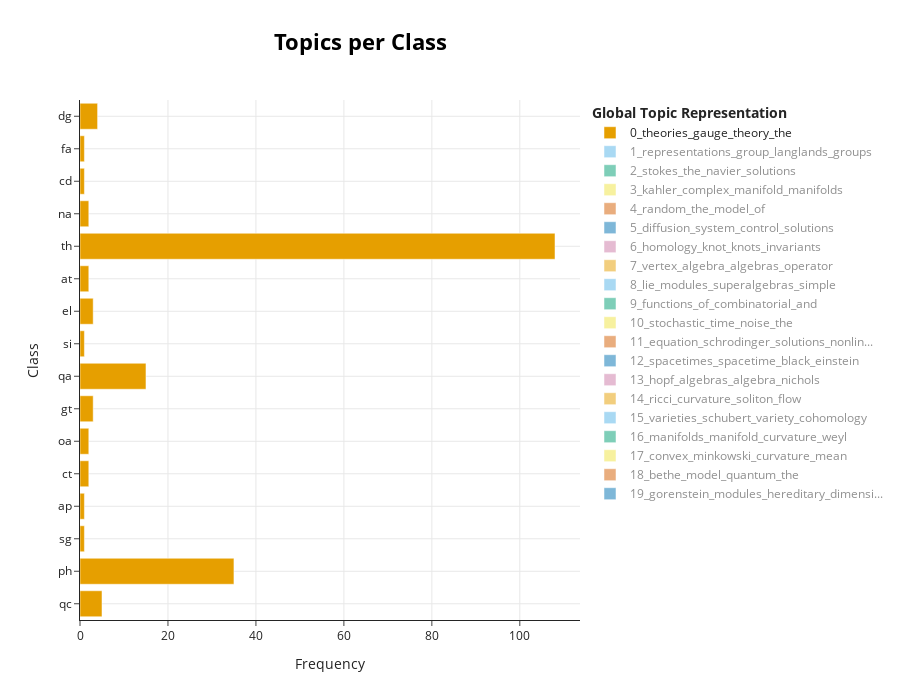

Notebook code cell kept with this figure:
### Code cell
topic_model.visualize_topics_per_class(topics_per_class,width=900,height=700,top_n_topics=20)

### Figure 1 — Plotly figure (JSON) as saved in the notebook; plotly's stock layout.template omitted (floating-point values rounded to 4 significant figures)
{"data": [{"hoverinfo": "text", "hovertext": ["<b>Topic 0</b><br>Words: bms, microscopic, aspect, gauge, like", "<b>Topic 0</b><br>Words: gauge, theories, in, theory, the", "<b>Topic 0</b><br>Words: target, theories, category, tachikawa, branch", "<b>Topic 0</b><br>Words: fermi, thomas, majorana, homology, transformation", "<b>Topic 0</b><br>Words: condensing, higher, categories, enacted, monoidality", "<b>Topic 0</b><br>Words: noncommutative, bundle, attaches, lets, ourselves", "<b>Topic 0</b><br>Words: field, theories, oriented, theory, quantization", "<b>Topic 0</b><br>Words: quantum, modular, and, the, connection", "<b>Topic 0</b><br>Words: kdv, negative, mkdv, miura, hierarchies", "<b>Topic 0</b><br>Words: symmetry, defects, topological, gauge, phases", "<b>Topic 0</b><br>Words: bordism, skk, string, framed, groups", "<b>Topic 0</b><br>Words: theories, theory, gauge, the, symmetry", "<b>Topic 0</b><br>Words: dirac, noncommutative, poset, posets, brief", "<b>Topic 0</b><br>Words: beltrami, hexagonal, lattice, research, wolfram", "<b>Topic 0</b><br>Words: grushin, quantizations, cylinder, embedding, particle", "<b>Topic 0</b><br>Words: noncommutative, eigenfields, fields, symmetry, curvatures"], "marker": {"color": "#E69F00"}, "name": "0_theories_gauge_theory_the", "orientation": "h", "type": "bar", "visible": true, "x": [5, 35, 1, 1, 2, 2, 3, 15, 1, 3, 2, 108, 2, 1, 1, 4], "y": ["qc", "ph", "sg", "ap", "ct", "oa", "gt", "qa", "si", "el", "at", "th", "na", "cd", "fa", "dg"]}, {"hoverinfo": "text", "hovertext": ["<b>Topic 1</b><br>Words: stack, let, over, adic, group", "<b>Topic 1</b><br>Words: representations, group, langlands, groups, adic", "<b>Topic 1</b><br>Words: representations, langlands, adic, local, group", "<b>Topic 1</b><br>Words: metamorphism, transform, covariant, metamorphisms, reading", "<b>Topic 1</b><br>Words: angled, right, coxeter, von, representations", "<b>Topic 1</b><br>Words: anosov, denoting, least, subgroup, rank", "<b>Topic 1</b><br>Words: reductive, rings, linearly, group, copies", "<b>Topic 1</b><br>Words: motives, enriquez, tate, teichmuller, motivic", "<b>Topic 1</b><br>Words: vogtmann, valuation, residue, henselian, pythagoras", "<b>Topic 1</b><br>Words: groups, lie, ulam, group, semisimplification", "<b>Topic 1</b><br>Words: frames, banach, representation, group, analytic", "<b>Topic 1</b><br>Words: unstable, interpretation, kempf, shah, busemann", "<b>Topic 1</b><br>Words: pu, representations, character, peripheral, triangle"], "marker": {"color": "#56B4E9"}, "name": "1_representations_group_langlands_groups", "orientation": "h", "type": "bar", "visible": "legendonly", "x": [7, 88, 52, 1, 2, 1, 1, 1, 1, 5, 4, 1, 1], "y": ["ag", "rt", "nt", "ap", "oa", "gt", "ac", "qa", "at", "gr", "fa", "ds", "dg"]}, {"hoverinfo": "text", "hovertext": ["<b>Topic 2</b><br>Words: ldg, lc, nematic, optimal, optimization", "<b>Topic 2</b><br>Words: topological, modes, rebbi, responses, jackiw", "<b>Topic 2</b><br>Words: instability, nonlinear, gravitational, density, universe", "<b>Topic 2</b><br>Words: film, filaments, thin, newtonian, thickness", "<b>Topic 2</b><br>Words: squire, perturbations, energy, reynolds, parallel", "<b>Topic 2</b><br>Words: flow, flows, the, in, for", "<b>Topic 2</b><br>Words: stokes, navier, the, solutions, equations", "<b>Topic 2</b><br>Words: sav, scheme, numerical, energy, accuracy", "<b>Topic 2</b><br>Words: noise, navier, stokes, equations, solutions", "<b>Topic 2</b><br>Words: evans, horseshoes, hills, linearisation, shear"], "marker": {"color": "#009E73"}, "name": "2_stokes_the_navier_solutions", "orientation": "h", "type": "bar", "visible": "legendonly", "x": [1, 1, 1, 1, 3, 18, 121, 10, 5, 2], "y": ["oc", "ll", "qc", "ft", "ph", "yn", "ap", "na", "pr", "ds"]}, {"hoverinfo": "text", "hovertext": ["<b>Topic 3</b><br>Words: kahler, complex, manifolds, manifold, bundle", "<b>Topic 3</b><br>Words: kahler, metric, amsy, warp, brane", "<b>Topic 3</b><br>Words: kahler, moment, brane, torification, toric", "<b>Topic 3</b><br>Words: tube, torus, solvability, structures, zugliani", "<b>Topic 3</b><br>Words: compactness, defining, fueter, writing, manifold", "<b>Topic 3</b><br>Words: kahler, line, bundles, bundle, weil", "<b>Topic 3</b><br>Words: kahler, hardy, transfer, weighted, filters", "<b>Topic 3</b><br>Words: yau, calabi, kahler, on, fold", "<b>Topic 3</b><br>Words: kahler, bundles, holomorphic, plurisubharmonic, manifolds", "<b>Topic 3</b><br>Words: manifold, hyperkahler, complex, kummer, holomorphic", "<b>Topic 3</b><br>Words: kahler, complex, manifold, metrics, metric"], "marker": {"color": "#F0E442"}, "name": "3_kahler_complex_manifold_manifolds", "orientation": "h", "type": "bar", "visible": "legendonly", "x": [19, 1, 3, 2, 1, 4, 1, 4, 11, 2, 98], "y": ["ag", "ph", "sg", "ap", "gt", "qa", "it", "th", "cv", "ds", "dg"]}, {"hoverinfo": "text", "hovertext": ["<b>Topic 4</b><br>Words: site, body, models, energy, organization", "<b>Topic 4</b><br>Words: shepp, logan, kerov, vershik, partitions", "<b>Topic 4</b><br>Words: let, intervals, suppose, zeta, circle", "<b>Topic 4</b><br>Words: dpp, kernel, abbr, stevens, transformations", "<b>Topic 4</b><br>Words: random, the, model, in, of", "<b>Topic 4</b><br>Words: capacity, zonoids, ising, rational, minimizer", "<b>Topic 4</b><br>Words: takesakis, conness, iii, markov, appearing", "<b>Topic 4</b><br>Words: regularization, sigma, cutoff, contributions, restrictions", "<b>Topic 4</b><br>Words: sandpile, sinks, group, made, graphs", "<b>Topic 4</b><br>Words: limit, cut, szegho, clt, statistic", "<b>Topic 4</b><br>Words: random, model, ensemble, the, lattice", "<b>Topic 4</b><br>Words: distribution, largest, computed, bloemendal, tracywidombetajl", "<b>Topic 4</b><br>Words: random, the, model, process, transition", "<b>Topic 4</b><br>Words: flight, random, gibbs, eigenfunction, grand", "<b>Topic 4</b><br>Words: passagepercolation, rephrase, basedon, unifiedway, rsk", "<b>Topic 4</b><br>Words: liouville, graph, property, graphs, dirichlet"], "marker": {"color": "#D55E00"}, "name": "4_random_the_model_of", "orientation": "h", "type": "bar", "visible": "legendonly", "x": [2, 1, 2, 1, 27, 5, 1, 1, 1, 1, 6, 1, 55, 5, 1, 1], "y": ["nn", "rt", "nt", "ca", "ph", "ap", "oa", "th", "gr", "sp", "ch", "na", "pr", "ds", "co", "dg"]}, {"hoverinfo": "text", "hovertext": ["<b>Topic 5</b><br>Words: control, optimal, ships, problem, cost", "<b>Topic 5</b><br>Words: control, fixed, proposed, time, fdsc", "<b>Topic 5</b><br>Words: traffic, games, system, conservation, laws", "<b>Topic 5</b><br>Words: diffusion, solutions, system, reaction, the", "<b>Topic 5</b><br>Words: volterra, equations, conditions, integro, sufficient", "<b>Topic 5</b><br>Words: control, hedging, payoff, optimal, option", "<b>Topic 5</b><br>Words: reaction, diffusion, systems, stabilise, pyragas"], "marker": {"color": "#0072B2"}, "name": "5_diffusion_system_control_solutions", "orientation": "h", "type": "bar", "visible": "legendonly", "x": [13, 1, 2, 81, 2, 2, 2], "y": ["oc", "sy", "ph", "ap", "na", "pr", "ds"]}, {"hoverinfo": "text", "hovertext": ["<b>Topic 6</b><br>Words: branch, virtual, coulomb, branches, higgs", "<b>Topic 6</b><br>Words: knots, arranged, diagrams, unlikely, knot", "<b>Topic 6</b><br>Words: heegaard, floer, cotangent, fibers, homology", "<b>Topic 6</b><br>Words: quinns, tqft, bicategory, homotopy, extended", "<b>Topic 6</b><br>Words: knots, homology, knot, invariants, links", "<b>Topic 6</b><br>Words: skein, links, invariants, homology, tqft", "<b>Topic 6</b><br>Words: diagrams, tangles, tame, links, string", "<b>Topic 6</b><br>Words: invariants, supergroup, dictionary, series, link", "<b>Topic 6</b><br>Words: jones, groups, skein, racks, quandles", "<b>Topic 6</b><br>Words: quandle, quandles, idempotents, trivial, rings", "<b>Topic 6</b><br>Words: schwinger, insertion, dyson, solved, tubing", "<b>Topic 6</b><br>Words: path, coproduct, hingston, goresky, geometries"], "marker": {"color": "#CC79A7"}, "name": "6_homology_knot_knots_invariants", "orientation": "h", "type": "bar", "visible": "legendonly", "x": [1, 1, 2, 1, 43, 27, 3, 2, 2, 1, 1, 2], "y": ["ag", "ph", "sg", "ct", "gt", "qa", "at", "th", "gr", "ra", "co", "dg"]}, {"hoverinfo": "text", "hovertext": ["<b>Topic 7</b><br>Words: principally, polarized, abelian, globalize, varieties", "<b>Topic 7</b><br>Words: vertex, zhu, simple, algebras, level", "<b>Topic 7</b><br>Words: vertex, conformal, algebra, net, chiral", "<b>Topic 7</b><br>Words: choice, eigenvalues, generic, parameters, simple", "<b>Topic 7</b><br>Words: conformal, vertex, nets, operations, net", "<b>Topic 7</b><br>Words: vertex, modules, algebra, operator, algebras", "<b>Topic 7</b><br>Words: vertex, algebras, algebra, chiral, central", "<b>Topic 7</b><br>Words: patches, commuting, patch, rham, projection"], "marker": {"color": "#E69F00"}, "name": "7_vertex_algebra_algebras_operator", "orientation": "h", "type": "bar", "visible": "legendonly", "x": [1, 2, 8, 1, 4, 59, 3, 1], "y": ["ag", "rt", "ph", "ap", "oa", "qa", "th", "na"]}, {"hoverinfo": "text", "hovertext": ["<b>Topic 8</b><br>Words: lie, modules, simple, algebra, superalgebras", "<b>Topic 8</b><br>Words: principal, superalgebras, supersymmetric, resp, embedding", "<b>Topic 8</b><br>Words: bgs, berkesch, zamaere, names, constructs", "<b>Topic 8</b><br>Words: superalgebras, lie, modules, affine, weyl", "<b>Topic 8</b><br>Words: young, elementary, tensor, cyclicity, skew", "<b>Topic 8</b><br>Words: pseudoreal, jordanian, deformations, algebraic, standart", "<b>Topic 8</b><br>Words: leans, formalisation, mathlib, engels, emphasise", "<b>Topic 8</b><br>Words: cardinality, braces, lie, nilpotent, supergroups", "<b>Topic 8</b><br>Words: identities, cylindric, modules, lie, diagram", "<b>Topic 8</b><br>Words: lie, solvable, frobenius, nonderogatory, simple"], "marker": {"color": "#56B4E9"}, "name": "8_lie_modules_superalgebras_simple", "orientation": "h", "type": "bar", "visible": "legendonly", "x": [55, 1, 1, 10, 1, 1, 1, 3, 3, 2], "y": ["rt", "ph", "ac", "qa", "lg", "th", "lo", "ra", "co", "dg"]}, {"hoverinfo": "text", "hovertext": ["<b>Topic 9</b><br>Words: polynomials, of, formula, series, and", "<b>Topic 9</b><br>Words: multiple, zeta, values, series, eisenstein", "<b>Topic 9</b><br>Words: superoscillatory, functions, coefficients, generating, numbers", "<b>Topic 9</b><br>Words: young, diagrams, lattice, determinant, coxeter", "<b>Topic 9</b><br>Words: hypergeometric, gaussian, function, argument, formula", "<b>Topic 9</b><br>Words: polynomials, green, deformed, numbers, monomials", "<b>Topic 9</b><br>Words: permanent, computing, oracle, permanents, hardness", "<b>Topic 9</b><br>Words: tqfts, permutahedron, tables, integrality, row", "<b>Topic 9</b><br>Words: gevrey, expansions, asymptotic, factorials, handy", "<b>Topic 9</b><br>Words: vieta, vietas, geometric, formulas, computer", "<b>Topic 9</b><br>Words: functions, tableaux, partitions, combinatorial, coefficients"], "marker": {"color": "#009E73"}, "name": "9_functions_of_combinatorial_and", "orientation": "h", "type": "bar", "visible": "legendonly", "x": [13, 5, 1, 5, 1, 6, 1, 3, 1, 2, 37], "y": ["rt", "nt", "ca", "ph", "ap", "qa", "cc", "th", "cv", "ra", "co"]}, {"hoverinfo": "text", "hovertext": ["<b>Topic 10</b><br>Words: stochastic, systems, processes, entities, sis", "<b>Topic 10</b><br>Words: stochastic, kinetic, manuscript, global, markovian", "<b>Topic 10</b><br>Words: stochastic, time, noise, the, brownian", "<b>Topic 10</b><br>Words: networks, synchronizability, motifs, network, time", "<b>Topic 10</b><br>Words: bifurcation, shift, change, rate, tipping", "<b>Topic 10</b><br>Words: time, production, record, stochastic, entropy", "<b>Topic 10</b><br>Words: scheme, ugks, transport, closure, kinetic", "<b>Topic 10</b><br>Words: stochastic, noise, brownian, equation, time", "<b>Topic 10</b><br>Words: correlation, scaling, entropy, concentration, reconstruction", "<b>Topic 10</b><br>Words: concept, integrals, theorists, stratonovich, herein", "<b>Topic 10</b><br>Words: cucker, smale, agents, model, velocities", "<b>Topic 10</b><br>Words: sdes, schwartz, ito, morphism, martingale"], "marker": {"color": "#F0E442"}, "name": "10_stochastic_time_noise_the", "orientation": "h", "type": "bar", "visible": "legendonly", "x": [6, 1, 14, 1, 1, 7, 1, 37, 1, 1, 4, 1], "y": ["ph", "yn", "ap", "si", "ao", "ch", "na", "pr", "cd", "fa", "ds", "dg"]}, {"hoverinfo": "text", "hovertext": ["<b>Topic 11</b><br>Words: graphene, plasmonic, electron, devices, electrons", "<b>Topic 11</b><br>Words: dispersion, quasiperiodic, equation, periodic, wave", "<b>Topic 11</b><br>Words: equation, schrodinger, solutions, nonlinear, the", "<b>Topic 11</b><br>Words: background, unstable, solutions, periodic, nls", "<b>Topic 11</b><br>Words: gennes, forbidden, bogoliubov, will, narrow", "<b>Topic 11</b><br>Words: schrodingers, year, onsagers, nonequilibrium, reciprocal", "<b>Topic 11</b><br>Words: rough, initial, convergence, data, approximation"], "marker": {"color": "#D55E00"}, "name": "11_equation_schrodinger_solutions_nonlin...", "orientation": "h", "type": "bar", "visible": "legendonly", "x": [1, 4, 57, 2, 1, 1, 1], "y": ["ll", "ph", "ap", "si", "el", "ch", "na"]}, {"hoverinfo": "text", "hovertext": ["<b>Topic 12</b><br>Words: spacetimes, black, einstein, vacuum, spacetime", "<b>Topic 12</b><br>Words: hadamard, spacetimes, spacetime, friendship, hausdorff", "<b>Topic 12</b><br>Words: decay, kerr, gcm, spacetimes, spacetime", "<b>Topic 12</b><br>Words: metric, spacetimes, monopoles, hyperbolic, motion", "<b>Topic 12</b><br>Words: spacetime, hbh, null, spacetimes, infinity"], "marker": {"color": "#0072B2"}, "name": "12_spacetimes_spacetime_black_einstein", "orientation": "h", "type": "bar", "visible": "legendonly", "x": [43, 3, 8, 3, 4], "y": ["qc", "ph", "ap", "th", "dg"]}, {"hoverinfo": "text", "hovertext": ["<b>Topic 13</b><br>Words: hopf, chang, covariant, equivalence, environment", "<b>Topic 13</b><br>Words: cocommutative, hopf, color, category, abelian", "<b>Topic 13</b><br>Words: bimodules, factor, cocontinuity, penneys, brochier", "<b>Topic 13</b><br>Words: hopf, invariant, involutory, triangulations, reflects", "<b>Topic 13</b><br>Words: hopf, algebras, algebra, nichols, drinfeld", "<b>Topic 13</b><br>Words: colored, coalgebras, coalgebra, simply, hopf", "<b>Topic 13</b><br>Words: hopf, hfg, cocommutative, algebra, analytic", "<b>Topic 13</b><br>Words: hopf, algebras, partial, algebra, galois"], "marker": {"color": "#CC79A7"}, "name": "13_hopf_algebras_algebra_nichols", "orientation": "h", "type": "bar", "visible": "legendonly", "x": [2, 1, 1, 1, 46, 1, 1, 7], "y": ["ph", "ct", "oa", "gt", "qa", "at", "fa", "ra"]}, {"hoverinfo": "text", "hovertext": ["<b>Topic 14</b><br>Words: riccati, helices, illustrative, differ, cylindrical", "<b>Topic 14</b><br>Words: curvature, ricci, prescribed, manifolds, soliton", "<b>Topic 14</b><br>Words: ricci, curvature, soliton, flow, solitons"], "marker": {"color": "#E69F00"}, "name": "14_ricci_curvature_soliton_flow", "orientation": "h", "type": "bar", "visible": "legendonly", "x": [1, 3, 54], "y": ["gm", "ap", "dg"]}, {"hoverinfo": "text", "hovertext": ["<b>Topic 15</b><br>Words: varieties, schubert, variety, cohomology, hessenberg", "<b>Topic 15</b><br>Words: varieties, group, flag, variety, schubert", "<b>Topic 15</b><br>Words: pairs, schraen, trianguline, hellmann, breuil", "<b>Topic 15</b><br>Words: sheaf, energy, hofer, categorical, microlocal", "<b>Topic 15</b><br>Words: calculi, covariant, sheaf, sheaves, principal", "<b>Topic 15</b><br>Words: bimodule, equivariant, cohomologies, action, togeather", "<b>Topic 15</b><br>Words: galleries, folded, retractions, affine, building", "<b>Topic 15</b><br>Words: grassmannian, coherent, noncommutative, sheaves, calabi", "<b>Topic 15</b><br>Words: gkm, alcove, walks, splines, torus", "<b>Topic 15</b><br>Words: spherical, test, configurations, variety, combinatory"], "marker": {"color": "#56B4E9"}, "name": "15_varieties_schubert_variety_cohomology", "orientation": "h", "type": "bar", "visible": "legendonly", "x": [28, 18, 1, 2, 2, 1, 1, 1, 1, 1], "y": ["ag", "rt", "nt", "sg", "qa", "at", "gr", "ra", "co", "dg"]}, {"hoverinfo": "text", "hovertext": ["<b>Topic 16</b><br>Words: rectifiable, diameter, dimension, such, hausdorff", "<b>Topic 16</b><br>Words: magnetic, holes, dirac, casher, operator", "<b>Topic 16</b><br>Words: manifolds, psc, spin, bundles, nielsen", "<b>Topic 16</b><br>Words: spinh, spin, orientable, manifolds, manifold", "<b>Topic 16</b><br>Words: weyl, ambient, fefferman, graham, geometry", "<b>Topic 16</b><br>Words: manifolds, manifold, curvature, spin, weyl"], "marker": {"color": "#009E73"}, "name": "16_manifolds_manifold_curvature_weyl", "orientation": "h", "type": "bar", "visible": "legendonly", "x": [1, 1, 7, 1, 1, 41], "y": ["mg", "ph", "gt", "at", "th", "dg"]}, {"hoverinfo": "text", "hovertext": ["<b>Topic 17</b><br>Words: convex, bodies, minkowski, area, curvature", "<b>Topic 17</b><br>Words: rigidity, outermost, marginally, trapped, included", "<b>Topic 17</b><br>Words: minkowski, chord, symmetrization, problem, convex", "<b>Topic 17</b><br>Words: diameter, polygons, surfaces, arc, hyperbolic", "<b>Topic 17</b><br>Words: minkowski, centro, convex, inequality, log", "<b>Topic 17</b><br>Words: convex, parallel, bodies, trapezoid, shorter", "<b>Topic 17</b><br>Words: curvature, hypersurfaces, convex, mean, triharmonic"], "marker": {"color": "#F0E442"}, "name": "17_convex_minkowski_curvature_mean", "orientation": "h", "type": "bar", "visible": "legendonly", "x": [8, 1, 6, 2, 2, 1, 31], "y": ["mg", "qc", "ap", "gt", "fa", "ds", "dg"]}, {"hoverinfo": "text", "hovertext": ["<b>Topic 18</b><br>Words: opers, bethe, ansatz, miura, inhomogeneous", "<b>Topic 18</b><br>Words: snyder, corrections, fermi, deformed, microphysical", "<b>Topic 18</b><br>Words: quantum, model, the, bethe, ansatz", "<b>Topic 18</b><br>Words: hamiltonians, sutherland, calogero, polynomials, jack", "<b>Topic 18</b><br>Words: spin, interactions, xx, integrable, uncovered", "<b>Topic 18</b><br>Words: integrable, model, models, bethe, the", "<b>Topic 18</b><br>Words: circuits, triangle, star, models, integrable"], "marker": {"color": "#D55E00"}, "name": "18_bethe_model_quantum_the", "orientation": "h", "type": "bar", "visible": "legendonly", "x": [1, 1, 32, 3, 1, 11, 1], "y": ["ag", "qc", "ph", "qa", "si", "th", "ch"]}, {"hoverinfo": "text", "hovertext": ["<b>Topic 19</b><br>Words: gorenstein, modules, hereditary, algebras, dimension", "<b>Topic 19</b><br>Words: macaulay, cohen, rings, hereditary, gorenstein", "<b>Topic 19</b><br>Words: stability, bottleneck, modules, bars, multigraded", "<b>Topic 19</b><br>Words: cohomology, dimension, finite, hochschild, finitely", "<b>Topic 19</b><br>Words: modules, hans, stratifying, cotorsion, conjecture"], "marker": {"color": "#0072B2"}, "name": "19_gorenstein_modules_hereditary_dimensi...", "orientation": "h", "type": "bar", "visible": "legendonly", "x": [37, 2, 1, 2, 5], "y": ["rt", "ac", "at", "kt", "ra"]}], "layout": {"height": 700, "hoverlabel": {"bgcolor": "white", "font": {"family": "Rockwell", "size": 16}}, "legend": {"title": {"text": "<b>Global Topic Representation"}}, "title": {"font": {"color": "Black", "size": 22}, "text": "<b>Topics per Class</b>", "x": 0.4, "xanchor": "center", "y": 0.95, "yanchor": "top"}, "width": 900, "xaxis": {"showgrid": true, "title": {"text": "Frequency"}}, "yaxis": {"showgrid": true, "title": {"text": "Class"}}}}
